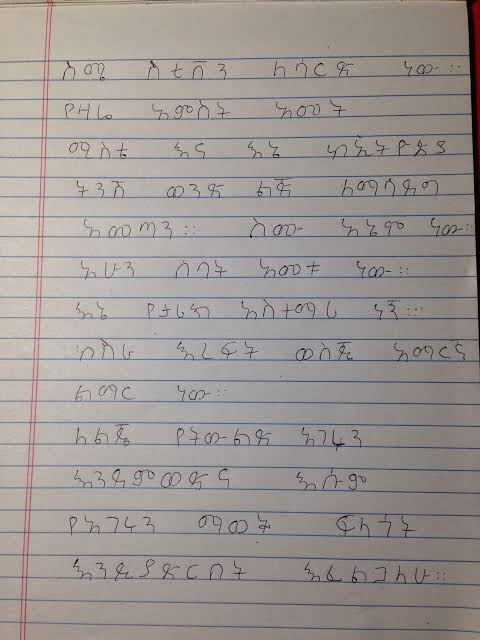
#> input picture img5.jpeg, 480 x 640 px
$ python sample.py
#> lines starting #> are read from the running program, lines starting #| are printed output that depends on the picture; after the words box and inside, x2 and y2 are one past the last pixel; in counts of white or black regions, pixels touching at a corner belong together
import pytesseract
import cv2
import io
from PIL import ImageFont, ImageDraw, Image
import numpy as np

pytesseract.pytesseract.tesseract_cmd=r"C:\\Program Files\\Tesseract-OCR\\tesseract.exe"

img = cv2.imread("img5.jpeg", 0)
#> img: shape (640, 480); min 0, max 216, mean 152.2
# grey = cv2.cvtColor(img, cv2.COLOR_BGR2GRAY)
# ret, thresh = cv2.threshold(grey,0,200,cv2.THRESH_TRIANGLE | cv2.THRESH_BINARY_INV)
img = cv2.medianBlur(img, 5)
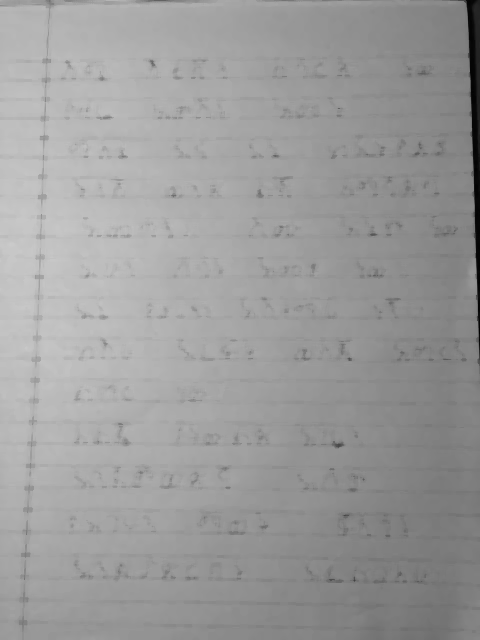
#> img: shape (640, 480); min 0, max 203, mean 155.8

th = cv2.adaptiveThreshold(img, 255, cv2.ADAPTIVE_THRESH_MEAN_C, cv2.THRESH_BINARY, 31, 2)
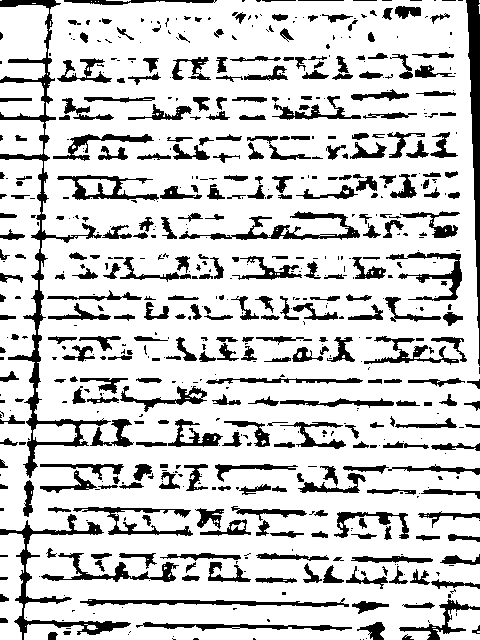
#> th: shape (640, 480); 80.7% white; 658 black regions (336 under 20 px), largest, box (x1, y1, x2, y2) and area: (0, 0, 111, 478) 4402, (466, 0, 480, 366) 2316, (0, 514, 131, 640) 2037

# [32 lines of commented-out code are left out]
cv2.imshow("thresh", th)

cv2.waitKey(0)
cv2.destroyAllWindows()

$ run again, with img2.jpeg copied over img5.jpeg
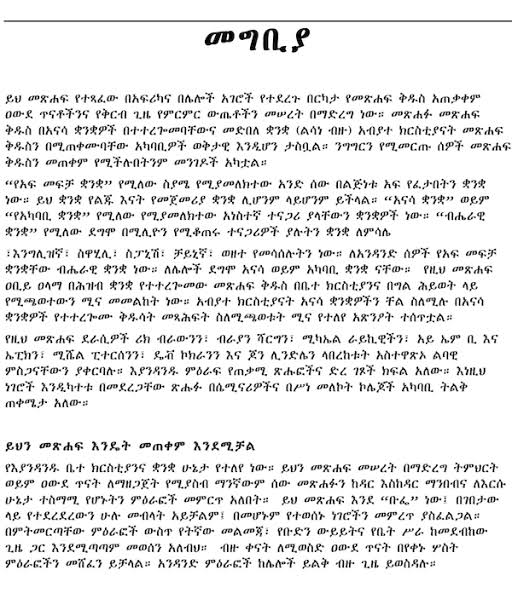
#> input picture img2.jpeg, 512 x 599 px
#> img is the input picture: shape (599, 512); min 0, max 255, mean 231.3
#> `img = cv2.medianBlur(img, 5)`:
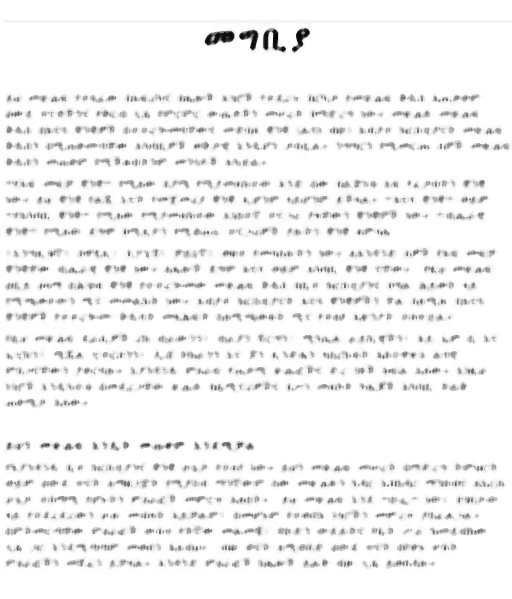
#> img: shape (599, 512); min 2, max 255, mean 242.3
#> `th = cv2.adaptiveThreshold(img, 255, cv2.ADAPTIVE_THRESH_MEAN_C, cv2.T..`:
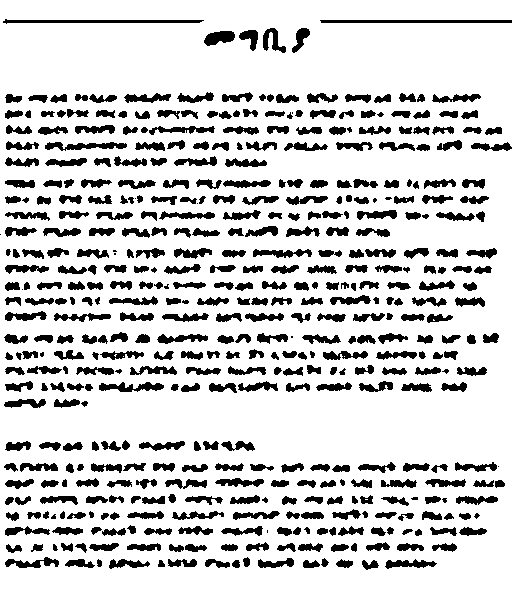
#> th: shape (599, 512); 81.9% white; 468 black regions (19 under 20 px), largest, box (x1, y1, x2, y2) and area: (3, 19, 204, 24) 598, (320, 20, 512, 23) 574, (45, 142, 127, 151) 422

$ run again, with img6.jpeg copied over img5.jpeg
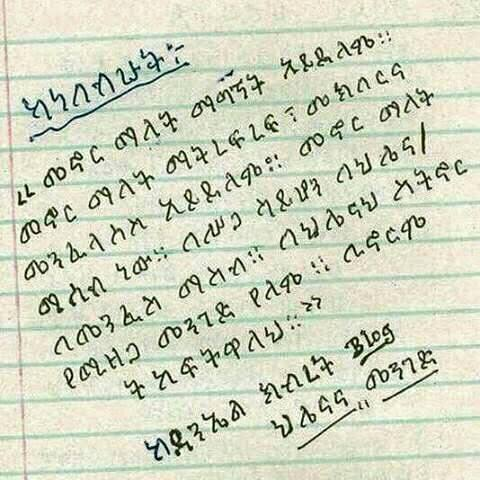
#> input picture img6.jpeg, 480 x 480 px
#> `img = cv2.medianBlur(img, 5)`:
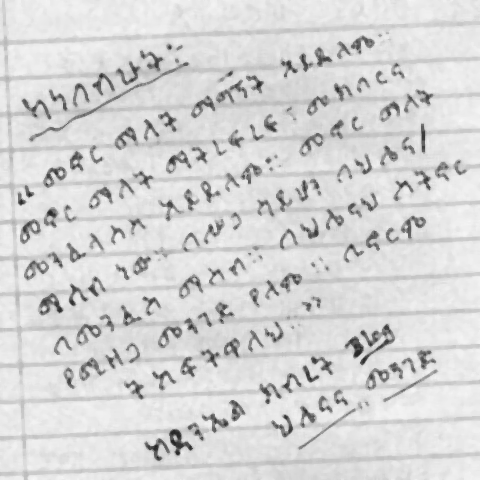
#> img: shape (480, 480); min 34, max 248, mean 213.1
#> `th = cv2.adaptiveThreshold(img, 255, cv2.ADAPTIVE_THRESH_MEAN_C, cv2.T..`:
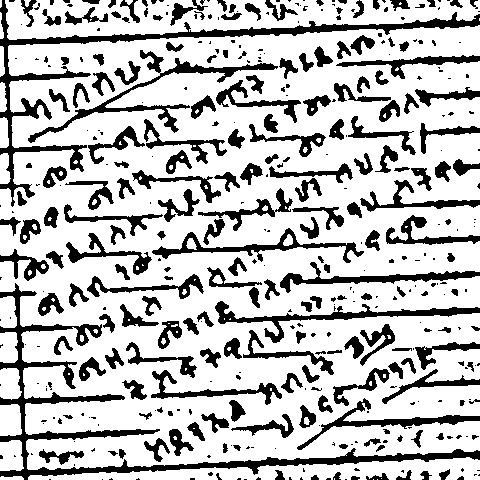
#> th: shape (480, 480); 74.7% white; 416 black regions (215 under 20 px), largest, box (x1, y1, x2, y2) and area: (0, 283, 480, 480) 6746, (0, 0, 480, 207) 5545, (28, 50, 278, 143) 2168

$ run again, with img7.jpeg copied over img5.jpeg
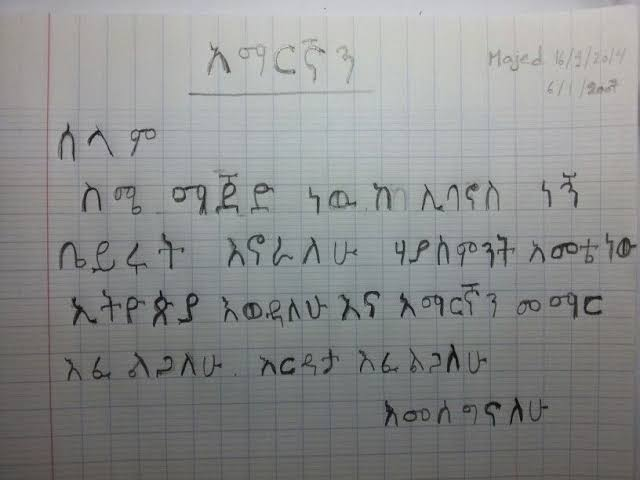
#> input picture img7.jpeg, 640 x 480 px
#> `img = cv2.medianBlur(img, 5)`:
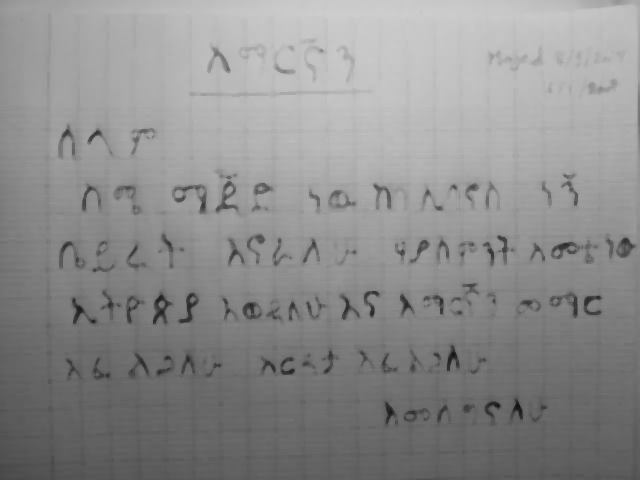
#> img: shape (480, 640); min 19, max 206, mean 141.4
#> `th = cv2.adaptiveThreshold(img, 255, cv2.ADAPTIVE_THRESH_MEAN_C, cv2.T..`:
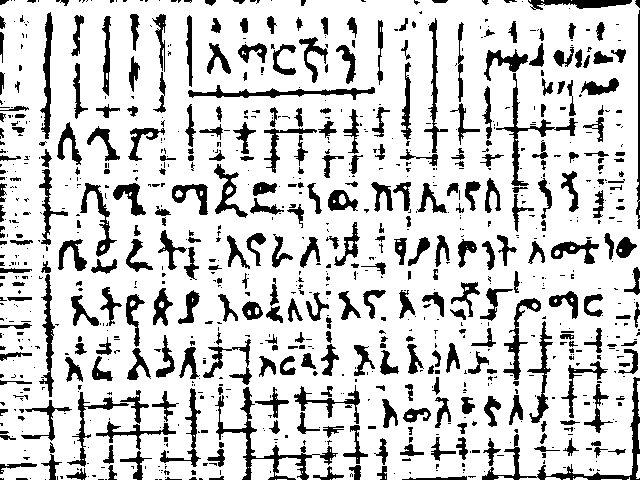
#> th: shape (480, 640); 81% white; 936 black regions (593 under 20 px), largest, box (x1, y1, x2, y2) and area: (215, 387, 338, 480) 1453, (482, 377, 640, 480) 1430, (496, 73, 578, 186) 910
